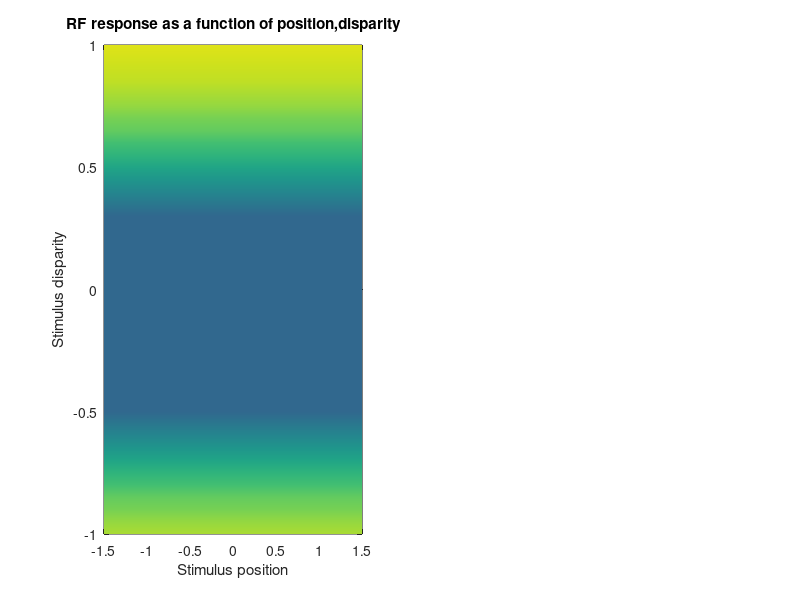

Reproduce this figure in MATLAB. (Note: this script raises an error after producing the figure.)
%
%bumpdent.m  simple simulation of response to bumps/dents base on zero
%order disparities.
%


% the stimulus wil be 2.0 degrees (+-1) wide. Define the RF over a wider
% range to allow jitter.
position = -1.5:0.05:1.5;

%define response to disparities in range 1:-1
disp = -1:0.05:1;
% disptune is a TI (inverted gaussian) disparity tuning function. In order
% to give it a wide trough at about 20 spikes/sec, as in figure 2b, it is thresholded.
% it is centerd at -0.1 degrees disparity to match the asymmetry in figs 2b
% and 5b

disptune = 60 - 60 .* exp(-((disp+0.1).^2)/(2 * 0.45 .^2));
disptune(find(disptune< 20)) = 20;


%build an RF with disparity tuning defined at each x location
%Three different RFs are build according to the value of simtype
for simtype = [1 2 3];
%
%if simtype == 1, the RF is uniform and larger than the stimulus
%
%if simtype == 2 the RF is uniform but not as wide as the stimulus. At
%values >width and < -width, the RF is set to 0
width = 0.4;

%
%if simtype == 3 each disparity response is weighted as a Gaussian function
%of distance from the RF center
sd = 0.25;

%dispgrid is a matrix defining the response to an combination of position,
%disparity. 

clear dispgrid;

%This for loop builds the three different RF types, depending of simtype
for j = 1:length(position)
    if simtype == 1
        dispgrid(:,j) = disptune';
    elseif simtype == 2
        if abs(position(j)) < width 
            dispgrid(:,j) = disptune';
        else
            dispgrid(:,j) = zeros(length(disptune),1);
        end    
    elseif simtype == 3
        dispgrid(:,j) = disptune' .* exp(-(position(j)^2/(sd^2)));        
    end
    
end

%need to scale the overall values so that the response rates are equivalent
%when the intergral over the RF changes.
scalefactor = mean(disptune)/mean(mean(dispgrid(:,10:end-10)));


%Y = arrary of stimulus disparity values.
%X = array of stimulus position values.
Y = repmat(disp',1,length(position));
X = repmat(position,length(disp),1);

%make pseudocolor plot of RF in  position,disparity space
figure(simtype);
subplot(1,2,1);
hold off;
pcolor(X,Y,dispgrid);
caxis(gca,[0 60]);
shading('interp');
xlabel('Stimulus position');
ylabel('Stimulus disparity');
title('RF response as a function of position,disparity');
hold on;

%bumpstim and dentstim are 1-D stimulus disparity profiles, 1-D functions
%of poistion. The stimulus is 2 degrees wide (cetner of RF and of stimulus at 0)
x = -1:0.05:1;
dentstim = gauss([0 0.4 0.5 -0.25],x);
bumpstim = gauss([0 0.4 -0.5 0.25],x);

ndat = 1;

%jitter can be set between -0.5 and 0.5, otherwise NaN s result
%even with jitter, basic difference between Bumps and Dents preserved.
jitter = 0;

% for each meandisp, caclulate response to Bump, Dent, and plot this
% stimulus over the RF psuedocolor plot
for meandisp = -0.75:0.25:0.75
    meandisps(ndat) = meandisp;
%caluclate response at all values of bumpstim by intepolating dispgrid
    bumpresp(ndat) = mean(interp2(X,Y,dispgrid,x+jitter,bumpstim+meandisp)) .* scalefactor;
    dentresp(ndat) = mean(interp2(X,Y,dispgrid,x+jitter,dentstim+meandisp)) .* scalefactor;
    plot(x,bumpstim + meandisp);
    plot(x,dentstim + meandisp,'r');
    ndat = ndat +1;
end

subplot(1,2,2);
hold off;
%plot bump and dent resplonses, like fig 5b. Superimpose disparity tuning
%like fig 2b
plot(meandisps,bumpresp,'r');
hold on;
plot(meandisps,dentresp,'b');
plot(x,disptune,'k');
yl = get(gca,'Ylim');
set(gca,'Ylim',[0 yl(2)]);
legend('bumps','dents','Normal planar');
xlabel('mean disparity');
ylabel('ratio of spikes to seconds');
end